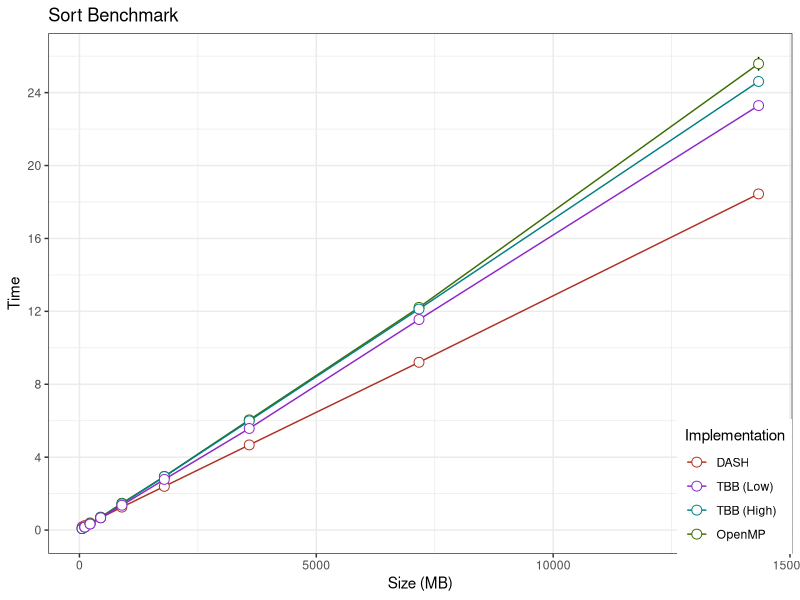

The R source for this figure:
library(dplyr)

## Summarizes data.
## Gives count, mean, standard deviation, standard error of the mean, and
## confidence interval (default 95%).
##   data: a data frame.
##   measurevar: the name of a column that contains the variable to be summariezed
##   groupvars: a vector containing names of columns that contain grouping variables
##   na.rm: a boolean that indicates whether to ignore NA's
##   conf.interval: the percent range of the confidence interval (default is 95%)
summarySE <- function(data=NULL, measurevar, groupvars=NULL, na.rm=FALSE,
                      conf.interval=.95, .drop=TRUE) {
    # New version of length which can handle NA's: if na.rm==T, don't count them
    length2 <- function (x, na.rm=FALSE) {
        if (na.rm) sum(!is.na(x))
        else       length(x)
    }

    # This does the summary. For each group's data frame, return a vector with
    # N, mean, and sd
    datac <- plyr::ddply(data, groupvars, .drop=.drop,
                         .fun = function(xx, col) {
                             c(N    = length2(xx[[col]], na.rm=na.rm),
                               mean = mean   (xx[[col]], na.rm=na.rm),
                               sd   = sd     (xx[[col]], na.rm=na.rm),
                               min  = min    (xx[[col]], na.rm=na.rm),
                               max  = max    (xx[[col]], na.rm=na.rm)
                               )
                         },
                         measurevar
                         )

    # Rename the "mean" column
    datac <- plyr::rename(datac, c("mean" = measurevar))

    datac$se <- datac$sd / sqrt(datac$N)  # Calculate standard error of the mean

    # Confidence interval multiplier for standard error
    # Calculate t-statistic for confidence interval:
    # e.g., if conf.interval is .95, use .975 (above/below), and use df=N-1
    ciMult <- qt(conf.interval/2 + .5, datac$N-1)
    datac$ci <- datac$se * ciMult

    return(datac)
}

data <- read.csv("shared-memory/28.csv", header=TRUE, strip.white=TRUE)

my.agg <- summarySE(data,
                    measurevar="Time",
                    groupvars=c("Size", "Test.Case"),
                    na.rm=TRUE)

my.shm <- my.agg %>%
    filter(Size < 25500 &
           (Test.Case == "dash.x" |
            Test.Case == "openmp.x" |
            Test.Case == "tbb-lowlevel.x" |
            Test.Case == "tbb-highlevel.x"))

library(ggplot2)

pdf(file="figure.pdf")

# The errorbars overlapped, so use position_dodge to move them horizontally
pd <- position_dodge(0.1) # move them .05 to the left and right

ggplot(my.shm, aes(x=Size, y=Time, colour=Test.Case, group=Test.Case)) +
    geom_errorbar(aes(ymin=Time-ci, ymax=Time+ci), colour="black", width=.1, position=pd) +
    geom_line(position=pd) +
    geom_point(position=pd, size=3, shape=21, fill="white") + # 21 is filled circle
    xlab("Size (MB)") +
        ylab("Time") +
        scale_colour_hue(name="Implementation",    # Legend label, use darker colors
                         breaks=c("dash.x", "tbb-lowlevel.x", "tbb-highlevel.x", "openmp.x"),
                         labels=c("DASH", "TBB (Low)", "TBB (High)", "OpenMP"),
                         l=40) +                    # Use darker colors, lightness=40
ggtitle("Sort Benchmark") +
    expand_limits(y=0) +                        # Expand y range
    scale_y_continuous(breaks=0:20*4) +         # Set tick every 4
        theme_bw() +
            theme(legend.justification=c(1,0),
                  legend.position=c(1,0))               # Position legend in bottom right

dev.off()

